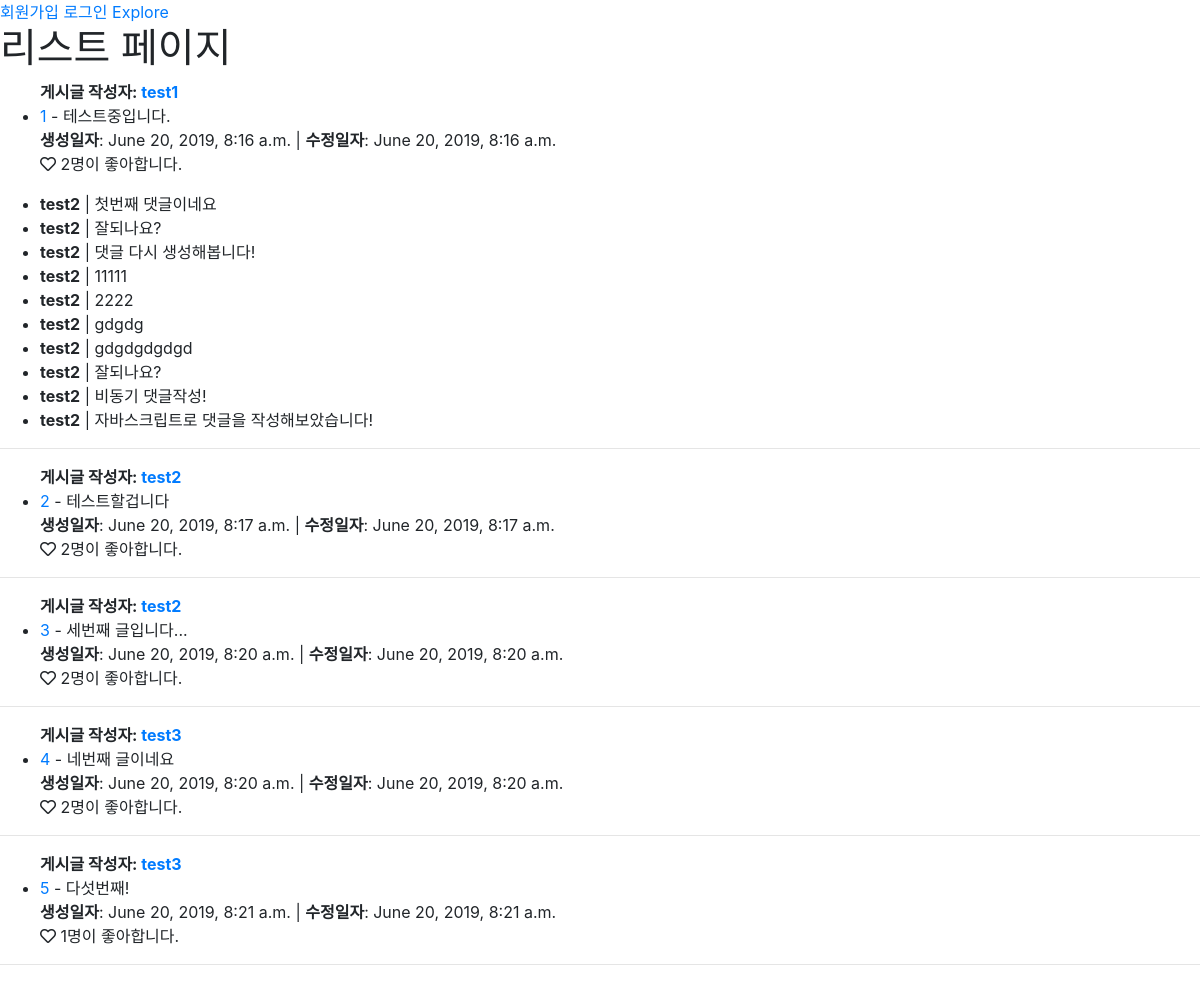
Screenshot of /posts/explore/ with the database file from the repository.
### posts/models.py (models this page shows)
class Post(models.Model):
    user = models.ForeignKey(settings.AUTH_USER_MODEL, on_delete=models.CASCADE)
    content = models.TextField()
    created_at = models.DateTimeField(auto_now_add= True, blank=True)
    updated_at = models.DateTimeField(auto_now=True, blank=True)
    like_users = models.ManyToManyField(settings.AUTH_USER_MODEL, related_name='like_posts')

class Comment(models.Model):
    user = models.ForeignKey(settings.AUTH_USER_MODEL, on_delete=models.CASCADE)
    post = models.ForeignKey(Post, on_delete=models.CASCADE)
    content = models.TextField()

### accounts/models.py (models this page shows)
class User(AbstractUser):
    followers = models.ManyToManyField(settings.AUTH_USER_MODEL, related_name='followings')

### posts/views.py (the view)
# urls.py: path('explore/', views.explore, name="explore"),
def explore(request):
    posts = Post.objects.all()
    comment_form = CommentForm()
    return render(request, 'posts/list.htm', {'posts':posts, 'comment_form':comment_form})

### posts/templates/posts/list.htm (shortened to what this page needs)
{% extends 'base.htm' %}
{% block container %}
<h1>리스트 페이지</h1>
{% for post in posts %}
    {% include 'posts/_post.htm' %}
{% endfor %}
{% endblock %}

### posts/templates/posts/_post.htm (shortened to what this page needs)
<ul>
    <strong>게시글 작성자: <a href="{% url 'accounts:people' post.user.username %}">{{ post.user.username }}</strong></a>
    <li>
        <a href="{% url 'posts:detail' post.id %}">{{ post.id }}</a> - {{ post.content }} <br>
        <strong>생성일자</strong>: {{post.created_at }} | <strong>수정일자</strong>: {{ post.updated_at }}
    </li>
    <i class="{% if user in post.like_users.all %}
                fas
                {% else %}
                far
                {% endif %}
                fa-heart like-button" data-id={{post.id}}>
    </i>
    <span id="like-count-{{post.id}}"> {{post.like_users.count }}</span>명이 좋아합니다.
</ul>
<ul id="comment-list-{{post.id}}">
{% for comment in post.comment_set.all %}
    <li>
    <strong>{{ comment.user }}</strong> | {{ comment.content }}
    </li>
{% endfor %}
</ul>
<hr>

### rows the page displays
Post: user.username "test1", id "1", content "테스트중입니다.", created_at "June 20, 2019, 8:16 a.m.", updated_at "June 20, 2019, 8:16 a.m.", like_users.count "2"
Comment: user "test2", content "첫번째 댓글이네요"
Comment: user "test2", content "잘되나요?"
Comment: user "test2", content "댓글 다시 생성해봅니다!"
Comment: user "test2", content "11111"
Comment: user "test2", content "2222"
Comment: user "test2", content "gdgdg"
Comment: user "test2", content "gdgdgdgdgd"
Comment: user "test2", content "잘되나요?"
Comment: user "test2", content "비동기 댓글작성!"
Comment: user "test2", content "자바스크립트로 댓글을 작성해보았습니다!"
Post: user.username "test2", id "2", content "테스트할겁니다", created_at "June 20, 2019, 8:17 a.m.", updated_at "June 20, 2019, 8:17 a.m.", like_users.count "2"
Post: user.username "test2", id "3", content "세번째 글입니다...", created_at "June 20, 2019, 8:20 a.m.", updated_at "June 20, 2019, 8:20 a.m.", like_users.count "2"
Post: user.username "test3", id "4", content "네번째 글이네요", created_at "June 20, 2019, 8:20 a.m.", updated_at "June 20, 2019, 8:20 a.m.", like_users.count "2"
Post: user.username "test3", id "5", content "다섯번째!", created_at "June 20, 2019, 8:21 a.m.", updated_at "June 20, 2019, 8:21 a.m.", like_users.count "1"
